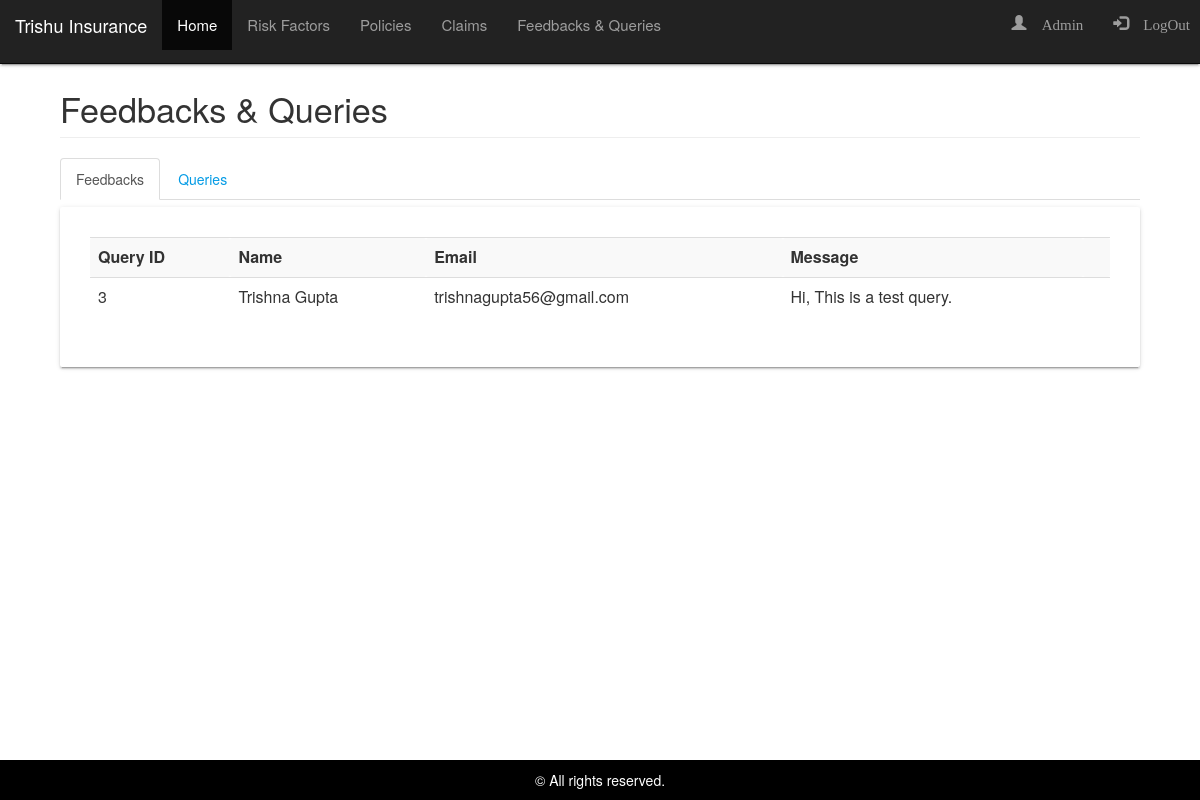
/feedback.php (signed in), run on the app's committed database.
### tables this page shows
CREATE TABLE IF NOT EXISTS `queries` (
`queryid` int(11) NOT NULL,
  `name` varchar(50) NOT NULL,
  `email` varchar(50) NOT NULL,
  `message` varchar(255) NOT NULL,
  `isfeedback` tinyint(1) NOT NULL DEFAULT '0'
);

### feedback.php (the view, shortened to what this page needs)
<?php
 include('adminheader.php');
  ?>
  <div class="container-fluid" style="padding-left:5%;padding-right:5%">
  <h4 class="page-header">Feedbacks &amp; Queries</h4>
    <ul class="nav nav-tabs">
					<li class="active">
						<a data-toggle="tab" href="#feedback">Feedbacks</a>
					</li>
					<li>
						<a data-toggle="tab" href="#query">Queries</a>
					</li>
</ul>
<div class="tab-content">
		<div id="feedback" class="tab-pane fade in active">
  <div class="card" style="padding:30px">
<table class="table table-striped" style="width:100%">
			<tr>
			<th>Query ID</th>
			<th>Name</th>
			<th>Email</th>
			<th>Message</th>
			<th></th>
			</tr>
			<?php
			$sql = "select * from  queries where isfeedback = 1";
			$result = mysql_query($sql );
			while ( $row = mysql_fetch_assoc( $result ) ) {
				?>
			<tr>
				<td>
					<?PHP echo $row['queryid'];?>
				</td>
				<td>
					<?PHP echo $row['name'];?>
				</td>
				<td>
					<?PHP echo $row['email'];?>
				</td>
				<td>
					<?PHP echo $row['message'];?>
				</td>
				<td>
				</td>
			</tr>
			<?php }?>
			</table>
</div>
</div>
</div>
</div>
<?php include('footer.php'); ?>

### adminheader.php (style rules this page uses)
body { padding-top: 50px; padding-bottom:50px; }

### data on the page
queries: queryid "3", name "Trishna Gupta", email "trishnagupta56@gmail.com", message "Hi, This is a test query."

### other printed values
$username "Admin"
